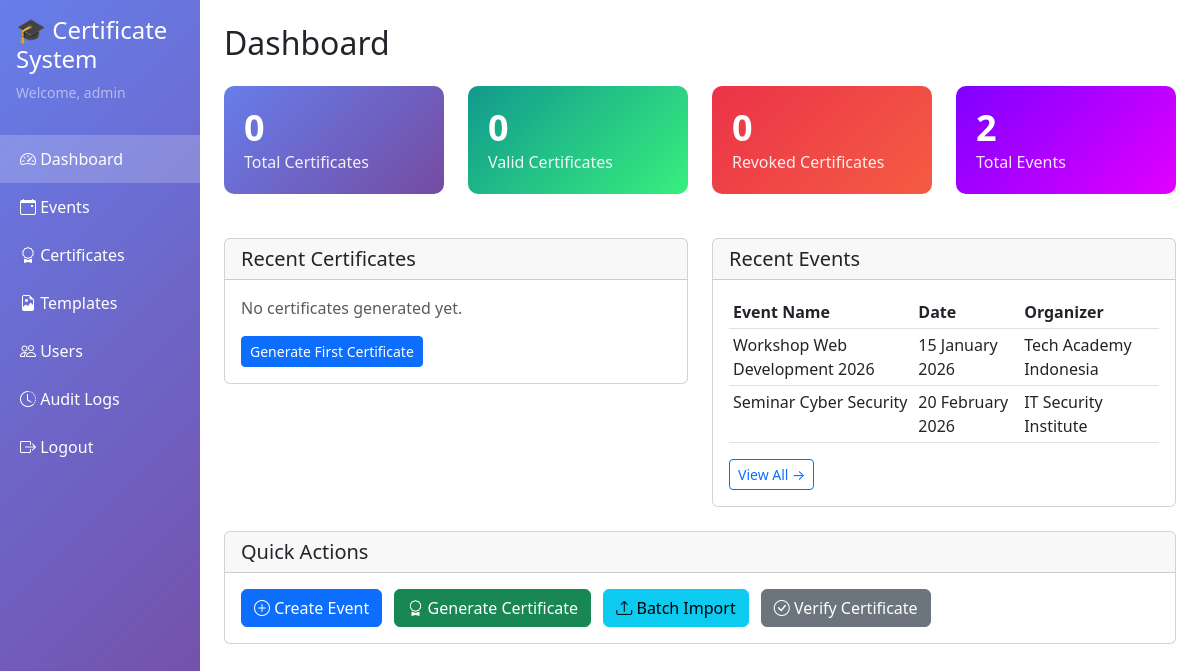
/admin/index.php (signed in), run on the app's committed database.
### tables this page shows
CREATE TABLE IF NOT EXISTS events (
    id INT PRIMARY KEY AUTO_INCREMENT,
    event_name VARCHAR(200) NOT NULL,
    event_date DATE NOT NULL,
    organizer VARCHAR(200) NOT NULL,
    template_id INT,
    created_by INT NOT NULL,
    created_at DATETIME NOT NULL DEFAULT CURRENT_TIMESTAMP,
    FOREIGN KEY (template_id) REFERENCES templates(id) ON DELETE SET NULL,
    FOREIGN KEY (created_by) REFERENCES users(id) ON DELETE RESTRICT,
    INDEX idx_event_name (event_name),
    INDEX idx_event_date (event_date),
    INDEX idx_created_by (created_by)
);

### includes/auth.php (called while the page is built, shortened)
<?php
require_once __DIR__ . '/functions.php';
function getCurrentUsername() {
    return isset($_SESSION['username']) ? $_SESSION['username'] : null;
}
function getCurrentUserRole() {
    return isset($_SESSION['user_role']) ? $_SESSION['user_role'] : null;
}
function currentUserHasRole($role) {
    return getCurrentUserRole() === $role;
}

### includes/security.php (called while the page is built, shortened)
<?php
function sanitize($data) {
    return htmlspecialchars(trim($data), ENT_QUOTES, 'UTF-8');
}

### includes/functions.php (called while the page is built, shortened)
<?php
function formatDate($date, $format = 'd F Y') {
    $timestamp = strtotime($date);
    return date($format, $timestamp);
}

### admin/index.php (the view, shortened to what this page needs)
<?php
require_once __DIR__ . '/../includes/security.php';
require_once __DIR__ . '/../includes/auth.php';
require_once __DIR__ . '/../includes/functions.php';
$db = getDB();
$stats = [];
$stmt = $db->query("SELECT COUNT(*) as count FROM certificates");
$stats['total_certificates'] = $stmt->fetch()['count'];
$stmt = $db->query("SELECT COUNT(*) as count FROM certificates WHERE status = 'valid'");
$stats['valid_certificates'] = $stmt->fetch()['count'];
$stmt = $db->query("SELECT COUNT(*) as count FROM certificates WHERE status = 'revoked'");
$stats['revoked_certificates'] = $stmt->fetch()['count'];
$stmt = $db->query("SELECT COUNT(*) as count FROM events");
$stats['total_events'] = $stmt->fetch()['count'];
$stmt = $db->query("SELECT c.*, e.event_name FROM certificates c
                    LEFT JOIN events e ON c.event_id = e.id
                    ORDER BY c.issued_at DESC LIMIT 5");
$recentCertificates = $stmt->fetchAll();
$stmt = $db->query("SELECT * FROM events ORDER BY created_at DESC LIMIT 5");
$recentEvents = $stmt->fetchAll();
?>
<!DOCTYPE html>
<html lang="en">
<head>
    <link href="https://cdn.jsdelivr.net/npm/bootstrap@5.3.0/dist/css/bootstrap.min.css" rel="stylesheet">
    <link rel="stylesheet" href="https://cdn.jsdelivr.net/npm/bootstrap-icons@1.11.0/font/bootstrap-icons.css">
</head>
<body>
    <div class="container-fluid">
        <div class="row">
            <div class="col-md-2 p-0 sidebar">
                <div class="p-3">
                    <h4 class="text-white">🎓 Certificate System</h4>
                    <p class="text-white-50 small">Welcome, <?php echo sanitize(getCurrentUsername()); ?></p>
                </div>
                <nav>
                    <a href="index.php" class="active"><i class="bi bi-speedometer2"></i> Dashboard</a>
                    <a href="events/index.php"><i class="bi bi-calendar-event"></i> Events</a>
                    <a href="certificates/index.php"><i class="bi bi-award"></i> Certificates</a>
                    <a href="templates/index.php"><i class="bi bi-file-earmark-image"></i> Templates</a>
                    <?php if (currentUserHasRole('admin')): ?>
                    <a href="users/index.php"><i class="bi bi-people"></i> Users</a>
                    <a href="logs/index.php"><i class="bi bi-clock-history"></i> Audit Logs</a>
                    <?php endif; ?>
                    <a href="logout.php"><i class="bi bi-box-arrow-right"></i> Logout</a>
                </nav>
            </div>
            <div class="col-md-10 p-4">
                <h2 class="mb-4">Dashboard</h2>
                <div class="row">
                    <div class="col-md-3">
                        <div class="stat-card blue">
                            <h3><?php echo $stats['total_certificates']; ?></h3>
                            <p>Total Certificates</p>
                        </div>
                    </div>
                    <div class="col-md-3">
                        <div class="stat-card green">
                            <h3><?php echo $stats['valid_certificates']; ?></h3>
                            <p>Valid Certificates</p>
                        </div>
                    </div>
                    <div class="col-md-3">
                        <div class="stat-card red">
                            <h3><?php echo $stats['revoked_certificates']; ?></h3>
                            <p>Revoked Certificates</p>
                        </div>
                    </div>
                    <div class="col-md-3">
                        <div class="stat-card purple">
                            <h3><?php echo $stats['total_events']; ?></h3>
                            <p>Total Events</p>
                        </div>
                    </div>
                </div>
                <div class="row mt-4">
                    <div class="col-md-6">
                        <div class="card">
                            <div class="card-header">
                                <h5 class="mb-0">Recent Certificates</h5>
                            </div>
                            <div class="card-body">
                                <?php if (empty($recentCertificates)): ?>
                                    <p class="text-muted">No certificates generated yet.</p>
                                    <a href="certificates/generate.php" class="btn btn-primary btn-sm">Generate First Certificate</a>
                                <?php endif; ?>
                            </div>
                        </div>
                    </div>
                    <div class="col-md-6">
                        <div class="card">
                            <div class="card-header">
                                <h5 class="mb-0">Recent Events</h5>
                            </div>
                            <div class="card-body">
                                <?php if (empty($recentEvents)): ?>
                                    <p class="text-muted">No events created yet.</p>
                                    <a href="events/create.php" class="btn btn-primary btn-sm">Create First Event</a>
                                <?php else: ?>
                                    <div class="table-responsive">
                                        <table class="table table-sm">
                                            <thead>
                                                <tr>
                                                    <th>Event Name</th>
                                                    <th>Date</th>
                                                    <th>Organizer</th>
                                                </tr>
                                            </thead>
                                            <tbody>
                                                <?php foreach ($recentEvents as $event): ?>
                                                    <tr>
                                                        <td><?php echo sanitize($event['event_name']); ?></td>
                                                        <td><?php echo formatDate($event['event_date']); ?></td>
                                                        <td><?php echo sanitize($event['organizer']); ?></td>
                                                    </tr>
                                                <?php endforeach; ?>
                                            </tbody>
                                        </table>
                                    </div>
                                    <a href="events/index.php" class="btn btn-sm btn-outline-primary">View All →</a>
                                <?php endif; ?>
                            </div>
                        </div>
                    </div>
                </div>
                <div class="row mt-4">
                    <div class="col-md-12">
                        <div class="card">
                            <div class="card-header">
                                <h5 class="mb-0">Quick Actions</h5>
                            </div>
                            <div class="card-body">
                                <a href="events/create.php" class="btn btn-primary me-2"><i class="bi bi-plus-circle"></i> Create Event</a>
                                <a href="certificates/generate.php" class="btn btn-success me-2"><i class="bi bi-award"></i> Generate Certificate</a>
                                <a href="certificates/import.php" class="btn btn-info me-2"><i class="bi bi-upload"></i> Batch Import</a>
                                <a href="../verify/index.php" class="btn btn-secondary" target="_blank"><i class="bi bi-check-circle"></i> Verify Certificate</a>
                            </div>
                        </div>
                    </div>
                </div>
            </div>
        </div>
    </div>
</body>
</html>

### admin/index.php (style rules this page uses)
.sidebar { min-height: 100vh; background: linear-gradient(135deg, #667eea 0%, #764ba2 100%); }
.sidebar a { color: white; text-decoration: none; padding: 12px 20px; display: block; transition: background 0.3s; }
.sidebar a:hover, .sidebar a.active { background: rgba(255,255,255,0.2); }
.stat-card { border-radius: 10px; padding: 20px; margin-bottom: 20px; color: white; }
.stat-card.blue { background: linear-gradient(135deg, #667eea 0%, #764ba2 100%); }
.stat-card.green { background: linear-gradient(135deg, #11998e 0%, #38ef7d 100%); }
.stat-card.red { background: linear-gradient(135deg, #eb3349 0%, #f45c43 100%); }
.stat-card.purple { background: linear-gradient(135deg, #7F00FF 0%, #E100FF 100%); }
.stat-card h3 { font-size: 36px; font-weight: bold; margin: 0; }
.stat-card p { margin: 0; opacity: 0.9; }

### data on the page
events: event_name "Workshop Web Development 2026", event_date "15 January 2026", organizer "Tech Academy Indonesia"
events: event_name "Seminar Cyber Security", event_date "20 February 2026", organizer "IT Security Institute"

### other printed values
getCurrentUsername() "admin"
$stats['total_certificates'] "0"
$stats['valid_certificates'] "0"
$stats['revoked_certificates'] "0"
$stats['total_events'] "2"
